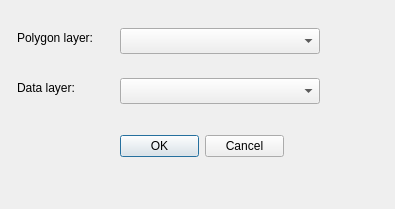
<?xml version="1.0" encoding="UTF-8"?>
<ui version="4.0">
 <class>LayerSelectorDialogBase</class>
 <widget class="QDialog" name="LayerSelectorDialogBase">
  <property name="geometry">
   <rect>
    <x>0</x>
    <y>0</y>
    <width>395</width>
    <height>209</height>
   </rect>
  </property>
  <property name="windowTitle">
   <string>Layer Selector</string>
  </property>
  <widget class="QLabel" name="label">
   <property name="geometry">
    <rect>
     <x>17</x>
     <y>30</y>
     <width>100</width>
     <height>16</height>
    </rect>
   </property>
   <property name="text">
    <string>Polygon layer:</string>
   </property>
  </widget>
  <widget class="QLabel" name="label_2">
   <property name="geometry">
    <rect>
     <x>17</x>
     <y>80</y>
     <width>100</width>
     <height>16</height>
    </rect>
   </property>
   <property name="text">
    <string>Data layer:</string>
   </property>
  </widget>
  <widget class="QComboBox" name="comboBox">
   <property name="geometry">
    <rect>
     <x>120</x>
     <y>28</y>
     <width>200</width>
     <height>26</height>
    </rect>
   </property>
  </widget>
  <widget class="QComboBox" name="comboBox_2">
   <property name="geometry">
    <rect>
     <x>120</x>
     <y>78</y>
     <width>200</width>
     <height>26</height>
    </rect>
   </property>
  </widget>
  <widget class="QDialogButtonBox" name="buttonBox">
   <property name="geometry">
    <rect>
     <x>120</x>
     <y>130</y>
     <width>164</width>
     <height>32</height>
    </rect>
   </property>
   <property name="standardButtons">
    <set>QDialogButtonBox::Cancel|QDialogButtonBox::Ok</set>
   </property>
  </widget>
 </widget>
 <resources/>
 <connections>
  <connection>
   <sender>buttonBox</sender>
   <signal>rejected()</signal>
   <receiver>LayerSelectorDialogBase</receiver>
   <slot>reject()</slot>
   <hints>
    <hint type="sourcelabel">
     <x>201</x>
     <y>145</y>
    </hint>
    <hint type="destinationlabel">
     <x>197</x>
     <y>104</y>
    </hint>
   </hints>
  </connection>
  <connection>
   <sender>buttonBox</sender>
   <signal>accepted()</signal>
   <receiver>LayerSelectorDialogBase</receiver>
   <slot>accept()</slot>
   <hints>
    <hint type="sourcelabel">
     <x>201</x>
     <y>145</y>
    </hint>
    <hint type="destinationlabel">
     <x>197</x>
     <y>104</y>
    </hint>
   </hints>
  </connection>
 </connections>
</ui>
